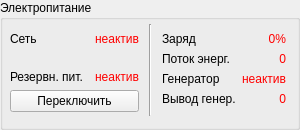
                 <widget class="QGroupBox" name="box_EnergyOvw">
                  <property name="minimumSize">
                   <size>
                    <width>300</width>
                    <height>129</height>
                   </size>
                  </property>
                  <property name="maximumSize">
                   <size>
                    <width>300</width>
                    <height>16777215</height>
                   </size>
                  </property>
                  <property name="title">
                   <string>Электропитание</string>
                  </property>
                  <layout class="QHBoxLayout" name="horizontalLayout_5">
                   <property name="leftMargin">
                    <number>7</number>
                   </property>
                   <property name="topMargin">
                    <number>4</number>
                   </property>
                   <property name="rightMargin">
                    <number>7</number>
                   </property>
                   <item>
                    <layout class="QFormLayout" name="formLayout_6">
                     <property name="topMargin">
                      <number>8</number>
                     </property>
                     <property name="rightMargin">
                      <number>4</number>
                     </property>
                     <property name="bottomMargin">
                      <number>4</number>
                     </property>
                     <item row="0" column="0">
                      <widget class="QLabel" name="lbl_ReadOnly55">
                       <property name="text">
                        <string>Сеть</string>
                       </property>
                      </widget>
                     </item>
                     <item row="0" column="1">
                      <widget class="QLabel" name="lbl_DirectESStatus">
                       <property name="text">
                        <string>&lt;html&gt;&lt;head/&gt;&lt;body&gt;&lt;p&gt;&lt;span style=&quot; color:#ff0000;&quot;&gt;неактив&lt;/span&gt;&lt;/p&gt;&lt;/body&gt;&lt;/html&gt;</string>
                       </property>
                       <property name="alignment">
                        <set>Qt::AlignRight|Qt::AlignTrailing|Qt::AlignVCenter</set>
                       </property>
                      </widget>
                     </item>
                     <item row="2" column="0">
                      <widget class="QLabel" name="lbl_ReadOnly56">
                       <property name="text">
                        <string>Резервн. пит.</string>
                       </property>
                      </widget>
                     </item>
                     <item row="2" column="1">
                      <widget class="QLabel" name="lbl_ReserveESStatus">
                       <property name="text">
                        <string>&lt;html&gt;&lt;head/&gt;&lt;body&gt;&lt;p&gt;&lt;span style=&quot; color:#ff0000;&quot;&gt;неактив&lt;/span&gt;&lt;/p&gt;&lt;/body&gt;&lt;/html&gt;</string>
                       </property>
                       <property name="alignment">
                        <set>Qt::AlignRight|Qt::AlignTrailing|Qt::AlignVCenter</set>
                       </property>
                      </widget>
                     </item>
                     <item row="1" column="0">
                      <spacer name="verticalSpacer">
                       <property name="orientation">
                        <enum>Qt::Vertical</enum>
                       </property>
                       <property name="sizeType">
                        <enum>QSizePolicy::Minimum</enum>
                       </property>
                       <property name="sizeHint" stdset="0">
                        <size>
                         <width>20</width>
                         <height>12</height>
                        </size>
                       </property>
                      </spacer>
                     </item>
                     <item row="1" column="1">
                      <spacer name="verticalSpacer_2">
                       <property name="orientation">
                        <enum>Qt::Vertical</enum>
                       </property>
                       <property name="sizeType">
                        <enum>QSizePolicy::Minimum</enum>
                       </property>
                       <property name="sizeHint" stdset="0">
                        <size>
                         <width>20</width>
                         <height>12</height>
                        </size>
                       </property>
                      </spacer>
                     </item>
                     <item row="3" column="0" colspan="2">
                      <widget class="QPushButton" name="btn_ESStatusSwitch">
                       <property name="sizePolicy">
                        <sizepolicy hsizetype="Minimum" vsizetype="Maximum">
                         <horstretch>0</horstretch>
                         <verstretch>0</verstretch>
                        </sizepolicy>
                       </property>
                       <property name="minimumSize">
                        <size>
                         <width>80</width>
                         <height>20</height>
                        </size>
                       </property>
                       <property name="maximumSize">
                        <size>
                         <width>16777215</width>
                         <height>30</height>
                        </size>
                       </property>
                       <property name="text">
                        <string>Переключить</string>
                       </property>
                      </widget>
                     </item>
                    </layout>
                   </item>
                   <item>
                    <widget class="Line" name="line_7">
                     <property name="orientation">
                      <enum>Qt::Vertical</enum>
                     </property>
                    </widget>
                   </item>
                   <item>
                    <layout class="QFormLayout" name="formLayout_7">
                     <property name="leftMargin">
                      <number>4</number>
                     </property>
                     <property name="topMargin">
                      <number>8</number>
                     </property>
                     <property name="rightMargin">
                      <number>4</number>
                     </property>
                     <property name="bottomMargin">
                      <number>0</number>
                     </property>
                     <item row="0" column="0">
                      <widget class="QLabel" name="lbl_ReadOnly57">
                       <property name="text">
                        <string>Заряд</string>
                       </property>
                      </widget>
                     </item>
                     <item row="0" column="1">
                      <widget class="QLabel" name="lbl_ReserveESBattery">
                       <property name="text">
                        <string>&lt;html&gt;&lt;head/&gt;&lt;body&gt;&lt;p&gt;&lt;span style=&quot; color:#ff0000;&quot;&gt;0%&lt;/span&gt;&lt;/p&gt;&lt;/body&gt;&lt;/html&gt;</string>
                       </property>
                       <property name="alignment">
                        <set>Qt::AlignRight|Qt::AlignTrailing|Qt::AlignVCenter</set>
                       </property>
                      </widget>
                     </item>
                     <item row="1" column="0">
                      <widget class="QLabel" name="lbl_ReadOnly58">
                       <property name="text">
                        <string>Поток энерг.</string>
                       </property>
                      </widget>
                     </item>
                     <item row="1" column="1">
                      <widget class="QLabel" name="lbl_ReserveESFlow">
                       <property name="text">
                        <string>&lt;html&gt;&lt;head/&gt;&lt;body&gt;&lt;p&gt;&lt;span style=&quot; color:#ff0000;&quot;&gt;0&lt;/span&gt;&lt;/p&gt;&lt;/body&gt;&lt;/html&gt;</string>
                       </property>
                       <property name="alignment">
                        <set>Qt::AlignRight|Qt::AlignTrailing|Qt::AlignVCenter</set>
                       </property>
                      </widget>
                     </item>
                     <item row="2" column="0">
                      <widget class="QLabel" name="lbl_ReadOnly59">
                       <property name="text">
                        <string>Генератор</string>
                       </property>
                      </widget>
                     </item>
                     <item row="2" column="1">
                      <widget class="QLabel" name="lbl_ReserveESGenStatus">
                       <property name="text">
                        <string>&lt;html&gt;&lt;head/&gt;&lt;body&gt;&lt;p&gt;&lt;span style=&quot; color:#ff0000;&quot;&gt;неактив&lt;/span&gt;&lt;/p&gt;&lt;/body&gt;&lt;/html&gt;</string>
                       </property>
                       <property name="alignment">
                        <set>Qt::AlignRight|Qt::AlignTrailing|Qt::AlignVCenter</set>
                       </property>
                      </widget>
                     </item>
                     <item row="3" column="0">
                      <widget class="QLabel" name="lbl_ReadOnly60">
                       <property name="text">
                        <string>Вывод генер.</string>
                       </property>
                      </widget>
                     </item>
                     <item row="3" column="1">
                      <widget class="QLabel" name="lbl_ReserveESGenFlow">
                       <property name="text">
                        <string>&lt;html&gt;&lt;head/&gt;&lt;body&gt;&lt;p&gt;&lt;span style=&quot; color:#ff0000;&quot;&gt;0&lt;/span&gt;&lt;/p&gt;&lt;/body&gt;&lt;/html&gt;</string>
                       </property>
                       <property name="alignment">
                        <set>Qt::AlignRight|Qt::AlignTrailing|Qt::AlignVCenter</set>
                       </property>
                      </widget>
                     </item>
                    </layout>
                   </item>
                  </layout>
                 </widget>
